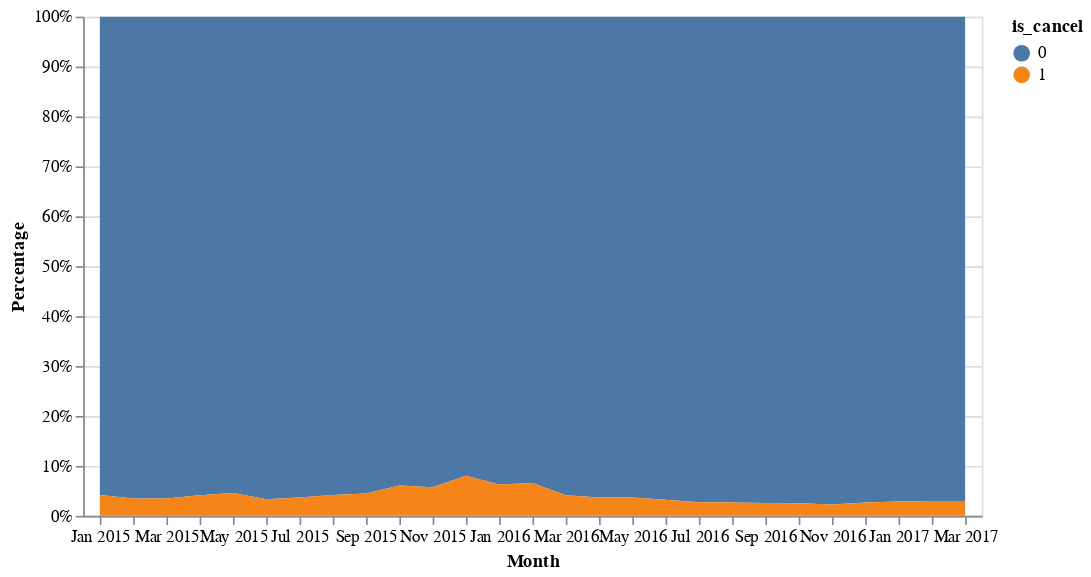
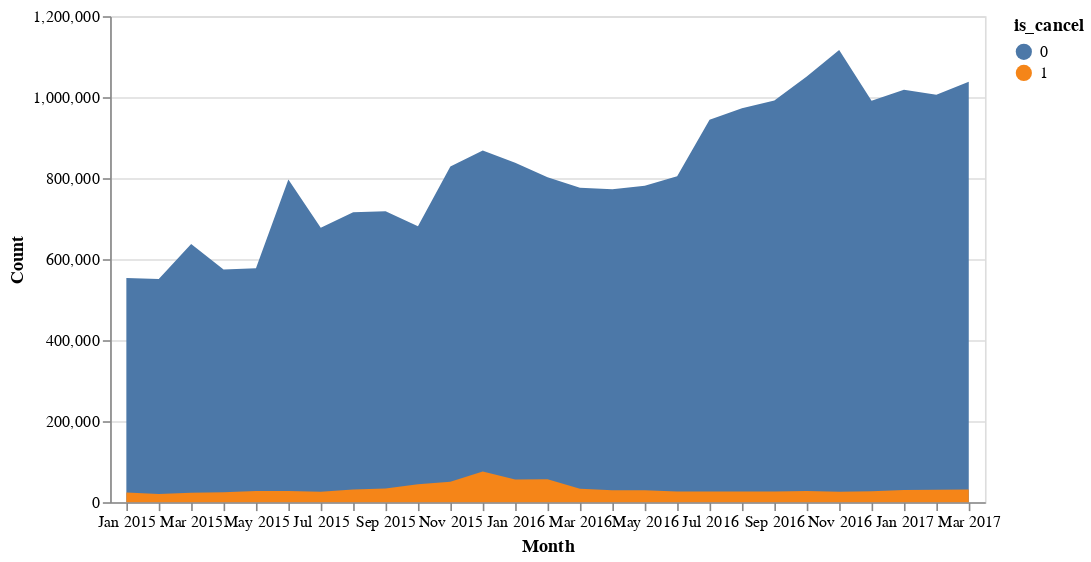

Notebook cell for these charts, in order:
### Code cell
evolution_normalized
evolution_counts

### Figure 1 — Vega-Lite specification as saved in the notebook (floating-point values rounded to 4 significant figures)
{"config": {"view": {"continuousWidth": 400, "continuousHeight": 300}}, "data": {"name": "data-afd6f182449851e85ecbd78f6eb6fed5"}, "mark": "area", "encoding": {"color": {"type": "nominal", "field": "is_cancel"}, "x": {"type": "ordinal", "field": "date_month", "timeUnit": "yearmonth", "title": "Month"}, "y": {"type": "quantitative", "field": "Count", "stack": "normalize", "title": "Percentage"}}, "$schema": "https://vega.github.io/schema/vega-lite/v4.8.1.json", "datasets": {"data-afd6f182449851e85ecbd78f6eb6fed5": [{"date_month": "2015-01-01T00:00:00", "is_cancel": 0, "Count": 553336}, {"date_month": "2015-01-01T00:00:00", "is_cancel": 1, "Count": 24182}, {"date_month": "2015-02-01T00:00:00", "is_cancel": 0, "Count": 550977}, {"date_month": "2015-02-01T00:00:00", "is_cancel": 1, "Count": 19948}, {"date_month": "2015-03-01T00:00:00", "is_cancel": 0, "Count": 637706}, {"date_month": "2015-03-01T00:00:00", "is_cancel": 1, "Count": 23044}, {"date_month": "2015-04-01T00:00:00", "is_cancel": 0, "Count": 574349}, {"date_month": "2015-04-01T00:00:00", "is_cancel": 1, "Count": 24674}, {"date_month": "2015-05-01T00:00:00", "is_cancel": 0, "Count": 577762}, {"date_month": "2015-05-01T00:00:00", "is_cancel": 1, "Count": 27694}, {"date_month": "2015-06-01T00:00:00", "is_cancel": 0, "Count": 796518}, {"date_month": "2015-06-01T00:00:00", "is_cancel": 1, "Count": 27564}, {"date_month": "2015-07-01T00:00:00", "is_cancel": 0, "Count": 677633}, {"date_month": "2015-07-01T00:00:00", "is_cancel": 1, "Count": 25700}, {"date_month": "2015-08-01T00:00:00", "is_cancel": 0, "Count": 716222}, {"date_month": "2015-08-01T00:00:00", "is_cancel": 1, "Count": 31350}, {"date_month": "2015-09-01T00:00:00", "is_cancel": 0, "Count": 718528}, {"date_month": "2015-09-01T00:00:00", "is_cancel": 1, "Count": 33800}, {"date_month": "2015-10-01T00:00:00", "is_cancel": 0, "Count": 681202}, {"date_month": "2015-10-01T00:00:00", "is_cancel": 1, "Count": 44166}, {"date_month": "2015-11-01T00:00:00", "is_cancel": 0, "Count": 828701}, {"date_month": "2015-11-01T00:00:00", "is_cancel": 1, "Count": 50324}, {"date_month": "2015-12-01T00:00:00", "is_cancel": 0, "Count": 868519}, {"date_month": "2015-12-01T00:00:00", "is_cancel": 1, "Count": 75614}, {"date_month": "2016-01-01T00:00:00", "is_cancel": 0, "Count": 838067}, {"date_month": "2016-01-01T00:00:00", "is_cancel": 1, "Count": 56122}, {"date_month": "2016-02-01T00:00:00", "is_cancel": 0, "Count": 802592}, {"date_month": "2016-02-01T00:00:00", "is_cancel": 1, "Count": 56471}, {"date_month": "2016-03-01T00:00:00", "is_cancel": 0, "Count": 776148}, {"date_month": "2016-03-01T00:00:00", "is_cancel": 1, "Count": 33353}, {"date_month": "2016-04-01T00:00:00", "is_cancel": 0, "Count": 772894}, {"date_month": "2016-04-01T00:00:00", "is_cancel": 1, "Count": 29437}, {"date_month": "2016-05-01T00:00:00", "is_cancel": 0, "Count": 781397}, {"date_month": "2016-05-01T00:00:00", "is_cancel": 1, "Count": 29797}, {"date_month": "2016-06-01T00:00:00", "is_cancel": 0, "Count": 804718}, {"date_month": "2016-06-01T00:00:00", "is_cancel": 1, "Count": 26610}, {"date_month": "2016-07-01T00:00:00", "is_cancel": 0, "Count": 944224}, {"date_month": "2016-07-01T00:00:00", "is_cancel": 1, "Count": 26206}, {"date_month": "2016-08-01T00:00:00", "is_cancel": 0, "Count": 972419}, {"date_month": "2016-08-01T00:00:00", "is_cancel": 1, "Count": 26482}, {"date_month": "2016-09-01T00:00:00", "is_cancel": 0, "Count": 991672}, {"date_month": "2016-09-01T00:00:00", "is_cancel": 1, "Count": 26236}, {"date_month": "2016-10-01T00:00:00", "is_cancel": 0, "Count": 1051384}, {"date_month": "2016-10-01T00:00:00", "is_cancel": 1, "Count": 27436}, {"date_month": "2016-11-01T00:00:00", "is_cancel": 0, "Count": 1116300}, {"date_month": "2016-11-01T00:00:00", "is_cancel": 1, "Count": 25769}, {"date_month": "2016-12-01T00:00:00", "is_cancel": 0, "Count": 990970}, {"date_month": "2016-12-01T00:00:00", "is_cancel": 1, "Count": 27116}, {"date_month": "2017-01-01T00:00:00", "is_cancel": 0, "Count": 1018177}, {"date_month": "2017-01-01T00:00:00", "is_cancel": 1, "Count": 30244}, {"date_month": "2017-02-01T00:00:00", "is_cancel": 0, "Count": 1006197}, {"date_month": "2017-02-01T00:00:00", "is_cancel": 1, "Count": 30982}, {"date_month": "2017-03-01T00:00:00", "is_cancel": 0, "Count": 1038159}, {"date_month": "2017-03-01T00:00:00", "is_cancel": 1, "Count": 31663}]}}

### Figure 2 — Vega-Lite specification as saved in the notebook (floating-point values rounded to 4 significant figures)
{"config": {"view": {"continuousWidth": 400, "continuousHeight": 300}}, "data": {"name": "data-afd6f182449851e85ecbd78f6eb6fed5"}, "mark": "area", "encoding": {"color": {"type": "nominal", "field": "is_cancel"}, "x": {"type": "ordinal", "field": "date_month", "timeUnit": "yearmonth", "title": "Month"}, "y": {"type": "quantitative", "field": "Count", "stack": null, "title": "Count"}}, "$schema": "https://vega.github.io/schema/vega-lite/v4.8.1.json", "datasets": {"data-afd6f182449851e85ecbd78f6eb6fed5": [{"date_month": "2015-01-01T00:00:00", "is_cancel": 0, "Count": 553336}, {"date_month": "2015-01-01T00:00:00", "is_cancel": 1, "Count": 24182}, {"date_month": "2015-02-01T00:00:00", "is_cancel": 0, "Count": 550977}, {"date_month": "2015-02-01T00:00:00", "is_cancel": 1, "Count": 19948}, {"date_month": "2015-03-01T00:00:00", "is_cancel": 0, "Count": 637706}, {"date_month": "2015-03-01T00:00:00", "is_cancel": 1, "Count": 23044}, {"date_month": "2015-04-01T00:00:00", "is_cancel": 0, "Count": 574349}, {"date_month": "2015-04-01T00:00:00", "is_cancel": 1, "Count": 24674}, {"date_month": "2015-05-01T00:00:00", "is_cancel": 0, "Count": 577762}, {"date_month": "2015-05-01T00:00:00", "is_cancel": 1, "Count": 27694}, {"date_month": "2015-06-01T00:00:00", "is_cancel": 0, "Count": 796518}, {"date_month": "2015-06-01T00:00:00", "is_cancel": 1, "Count": 27564}, {"date_month": "2015-07-01T00:00:00", "is_cancel": 0, "Count": 677633}, {"date_month": "2015-07-01T00:00:00", "is_cancel": 1, "Count": 25700}, {"date_month": "2015-08-01T00:00:00", "is_cancel": 0, "Count": 716222}, {"date_month": "2015-08-01T00:00:00", "is_cancel": 1, "Count": 31350}, {"date_month": "2015-09-01T00:00:00", "is_cancel": 0, "Count": 718528}, {"date_month": "2015-09-01T00:00:00", "is_cancel": 1, "Count": 33800}, {"date_month": "2015-10-01T00:00:00", "is_cancel": 0, "Count": 681202}, {"date_month": "2015-10-01T00:00:00", "is_cancel": 1, "Count": 44166}, {"date_month": "2015-11-01T00:00:00", "is_cancel": 0, "Count": 828701}, {"date_month": "2015-11-01T00:00:00", "is_cancel": 1, "Count": 50324}, {"date_month": "2015-12-01T00:00:00", "is_cancel": 0, "Count": 868519}, {"date_month": "2015-12-01T00:00:00", "is_cancel": 1, "Count": 75614}, {"date_month": "2016-01-01T00:00:00", "is_cancel": 0, "Count": 838067}, {"date_month": "2016-01-01T00:00:00", "is_cancel": 1, "Count": 56122}, {"date_month": "2016-02-01T00:00:00", "is_cancel": 0, "Count": 802592}, {"date_month": "2016-02-01T00:00:00", "is_cancel": 1, "Count": 56471}, {"date_month": "2016-03-01T00:00:00", "is_cancel": 0, "Count": 776148}, {"date_month": "2016-03-01T00:00:00", "is_cancel": 1, "Count": 33353}, {"date_month": "2016-04-01T00:00:00", "is_cancel": 0, "Count": 772894}, {"date_month": "2016-04-01T00:00:00", "is_cancel": 1, "Count": 29437}, {"date_month": "2016-05-01T00:00:00", "is_cancel": 0, "Count": 781397}, {"date_month": "2016-05-01T00:00:00", "is_cancel": 1, "Count": 29797}, {"date_month": "2016-06-01T00:00:00", "is_cancel": 0, "Count": 804718}, {"date_month": "2016-06-01T00:00:00", "is_cancel": 1, "Count": 26610}, {"date_month": "2016-07-01T00:00:00", "is_cancel": 0, "Count": 944224}, {"date_month": "2016-07-01T00:00:00", "is_cancel": 1, "Count": 26206}, {"date_month": "2016-08-01T00:00:00", "is_cancel": 0, "Count": 972419}, {"date_month": "2016-08-01T00:00:00", "is_cancel": 1, "Count": 26482}, {"date_month": "2016-09-01T00:00:00", "is_cancel": 0, "Count": 991672}, {"date_month": "2016-09-01T00:00:00", "is_cancel": 1, "Count": 26236}, {"date_month": "2016-10-01T00:00:00", "is_cancel": 0, "Count": 1051384}, {"date_month": "2016-10-01T00:00:00", "is_cancel": 1, "Count": 27436}, {"date_month": "2016-11-01T00:00:00", "is_cancel": 0, "Count": 1116300}, {"date_month": "2016-11-01T00:00:00", "is_cancel": 1, "Count": 25769}, {"date_month": "2016-12-01T00:00:00", "is_cancel": 0, "Count": 990970}, {"date_month": "2016-12-01T00:00:00", "is_cancel": 1, "Count": 27116}, {"date_month": "2017-01-01T00:00:00", "is_cancel": 0, "Count": 1018177}, {"date_month": "2017-01-01T00:00:00", "is_cancel": 1, "Count": 30244}, {"date_month": "2017-02-01T00:00:00", "is_cancel": 0, "Count": 1006197}, {"date_month": "2017-02-01T00:00:00", "is_cancel": 1, "Count": 30982}, {"date_month": "2017-03-01T00:00:00", "is_cancel": 0, "Count": 1038159}, {"date_month": "2017-03-01T00:00:00", "is_cancel": 1, "Count": 31663}]}}
